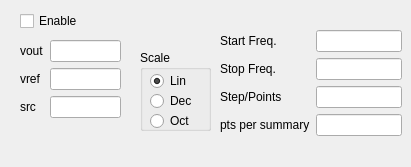
    <widget class="QWidget" name="NOISE">
     <attribute name="title">
      <string>NOISE</string>
     </attribute>
     <widget class="QCheckBox" name="NOISE_checkBox">
      <property name="geometry">
       <rect>
        <x>20</x>
        <y>10</y>
        <width>97</width>
        <height>22</height>
       </rect>
      </property>
      <property name="text">
       <string>Enable</string>
      </property>
     </widget>
     <widget class="QGroupBox" name="groupBox_2">
      <property name="geometry">
       <rect>
        <x>140</x>
        <y>50</y>
        <width>71</width>
        <height>81</height>
       </rect>
      </property>
      <property name="title">
       <string>Scale</string>
      </property>
      <widget class="QRadioButton" name="radioButtonNO_Lin">
       <property name="geometry">
        <rect>
         <x>10</x>
         <y>20</y>
         <width>71</width>
         <height>22</height>
        </rect>
       </property>
       <property name="text">
        <string>Lin</string>
       </property>
       <property name="checked">
        <bool>true</bool>
       </property>
      </widget>
      <widget class="QRadioButton" name="radioButtonNO_Dec">
       <property name="geometry">
        <rect>
         <x>10</x>
         <y>40</y>
         <width>71</width>
         <height>22</height>
        </rect>
       </property>
       <property name="text">
        <string>Dec</string>
       </property>
      </widget>
      <widget class="QRadioButton" name="radioButtonNO_Oct">
       <property name="geometry">
        <rect>
         <x>10</x>
         <y>60</y>
         <width>71</width>
         <height>22</height>
        </rect>
       </property>
       <property name="text">
        <string>Oct</string>
       </property>
      </widget>
     </widget>
     <widget class="QWidget" name="layoutWidget_5">
      <property name="geometry">
       <rect>
        <x>220</x>
        <y>30</y>
        <width>182</width>
        <height>128</height>
       </rect>
      </property>
      <layout class="QFormLayout" name="formLayout_11">
       <item row="0" column="1">
        <widget class="QLineEdit" name="lineEditNO_Start"/>
       </item>
       <item row="1" column="0">
        <widget class="QLabel" name="label_60">
         <property name="text">
          <string>Stop Freq.</string>
         </property>
        </widget>
       </item>
       <item row="1" column="1">
        <widget class="QLineEdit" name="lineEditNO_Stop"/>
       </item>
       <item row="2" column="0">
        <widget class="QLabel" name="label_61">
         <property name="text">
          <string>Step/Points</string>
         </property>
        </widget>
       </item>
       <item row="2" column="1">
        <widget class="QLineEdit" name="lineEditNO_Step"/>
       </item>
       <item row="0" column="0">
        <widget class="QLabel" name="label_62">
         <property name="text">
          <string>Start Freq.</string>
         </property>
        </widget>
       </item>
       <item row="3" column="0">
        <widget class="QLabel" name="label_59">
         <property name="text">
          <string>pts per summary</string>
         </property>
        </widget>
       </item>
       <item row="3" column="1">
        <widget class="QLineEdit" name="lineEditNO_PTS_PER_SUM"/>
       </item>
      </layout>
     </widget>
     <widget class="QWidget" name="layoutWidget">
      <property name="geometry">
       <rect>
        <x>20</x>
        <y>40</y>
        <width>101</width>
        <height>95</height>
       </rect>
      </property>
      <layout class="QFormLayout" name="formLayout_12">
       <item row="0" column="0">
        <widget class="QLabel" name="label_56">
         <property name="text">
          <string>vout</string>
         </property>
        </widget>
       </item>
       <item row="0" column="1">
        <widget class="QLineEdit" name="lineEditNO_VOUT"/>
       </item>
       <item row="1" column="0">
        <widget class="QLabel" name="label_57">
         <property name="text">
          <string>vref</string>
         </property>
        </widget>
       </item>
       <item row="1" column="1">
        <widget class="QLineEdit" name="lineEditNO_VREF"/>
       </item>
       <item row="2" column="0">
        <widget class="QLabel" name="label_58">
         <property name="text">
          <string>src</string>
         </property>
        </widget>
       </item>
       <item row="2" column="1">
        <widget class="QLineEdit" name="lineEditNO_SRC"/>
       </item>
      </layout>
     </widget>
    </widget>
